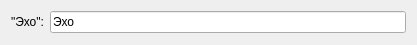
<?xml version="1.0" encoding="UTF-8"?>
<ui version="4.0">
 <class>Dialog</class>
 <widget class="QDialog" name="Dialog">
  <property name="geometry">
   <rect>
    <x>0</x>
    <y>0</y>
    <width>417</width>
    <height>45</height>
   </rect>
  </property>
  <property name="windowTitle">
   <string>Настройки</string>
  </property>
  <property name="TypeTest" stdset="0">
   <string>Тест &quot;Эхо&quot;</string>
  </property>
  <property name="enabledTest" stdset="0">
   <bool>true</bool>
  </property>
  <layout class="QGridLayout" name="gridLayout">
   <item row="0" column="0">
    <widget class="QLabel" name="label">
     <property name="text">
      <string>&quot;Эхо&quot;:</string>
     </property>
    </widget>
   </item>
   <item row="0" column="1">
    <widget class="QLineEdit" name="echo">
     <property name="text">
      <string>Эхо</string>
     </property>
    </widget>
   </item>
  </layout>
 </widget>
 <resources/>
 <connections/>
</ui>
